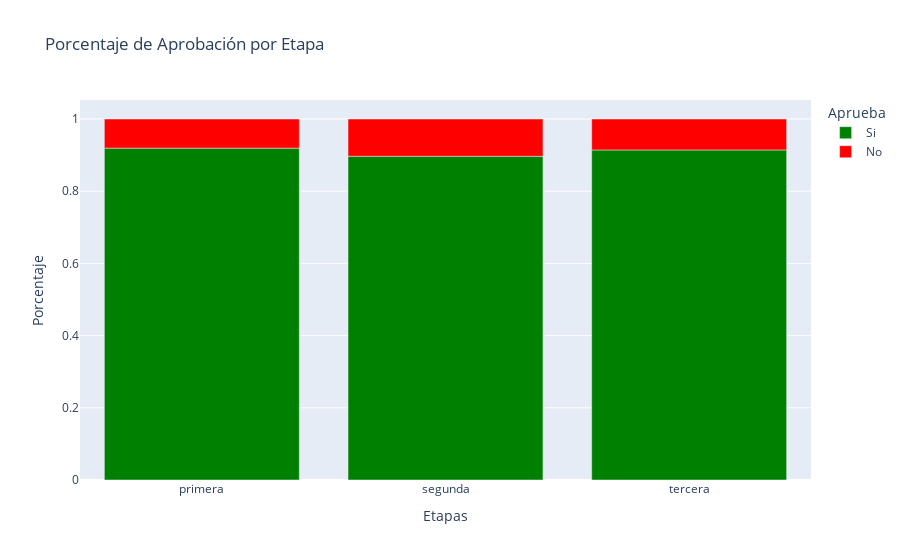

This figure's notebook cell:
### Code cell
porcentaje_aprobacion_por_etapa = df_pe.groupby("ETAPA")["APRUEBA"].value_counts(normalize=True).unstack().fillna(0)
porcentaje_aprobacion_por_etapa.reset_index(inplace=True)

fig = px.bar(porcentaje_aprobacion_por_etapa, x="ETAPA", y=["Si", "No"],
             title="Porcentaje de Aprobación por Etapa",
             labels={"ETAPA": "Etapas", "value": "Porcentaje", "variable": "Aprueba"},
             color_discrete_sequence=["green", "red"])
fig.show()

### Figure 1 — Plotly figure (JSON) as saved in the notebook; plotly's stock layout.template omitted (floating-point values rounded to 4 significant figures)
{"data": [{"alignmentgroup": "True", "hovertemplate": "Aprueba=Si<br>Etapas=%{x}<br>Porcentaje=%{y}<extra></extra>", "legendgroup": "Si", "marker": {"color": "green", "pattern": {"shape": ""}}, "name": "Si", "offsetgroup": "Si", "orientation": "v", "showlegend": true, "textposition": "auto", "type": "bar", "x": ["primera", "segunda", "tercera"], "xaxis": "x", "y": [0.9193, 0.8967, 0.9143], "yaxis": "y"}, {"alignmentgroup": "True", "hovertemplate": "Aprueba=No<br>Etapas=%{x}<br>Porcentaje=%{y}<extra></extra>", "legendgroup": "No", "marker": {"color": "red", "pattern": {"shape": ""}}, "name": "No", "offsetgroup": "No", "orientation": "v", "showlegend": true, "textposition": "auto", "type": "bar", "x": ["primera", "segunda", "tercera"], "xaxis": "x", "y": [0.08072, 0.1033, 0.08568], "yaxis": "y"}], "layout": {"autosize": true, "barmode": "relative", "legend": {"title": {"text": "Aprueba"}, "tracegroupgap": 0}, "title": {"text": "Porcentaje de Aprobación por Etapa"}, "xaxis": {"anchor": "y", "autorange": true, "domain": [0, 1], "range": [-0.5, 2.5], "title": {"text": "Etapas"}, "type": "category"}, "yaxis": {"anchor": "x", "autorange": true, "domain": [0, 1], "range": [0, 1.053], "title": {"text": "Porcentaje"}, "type": "linear"}}}
